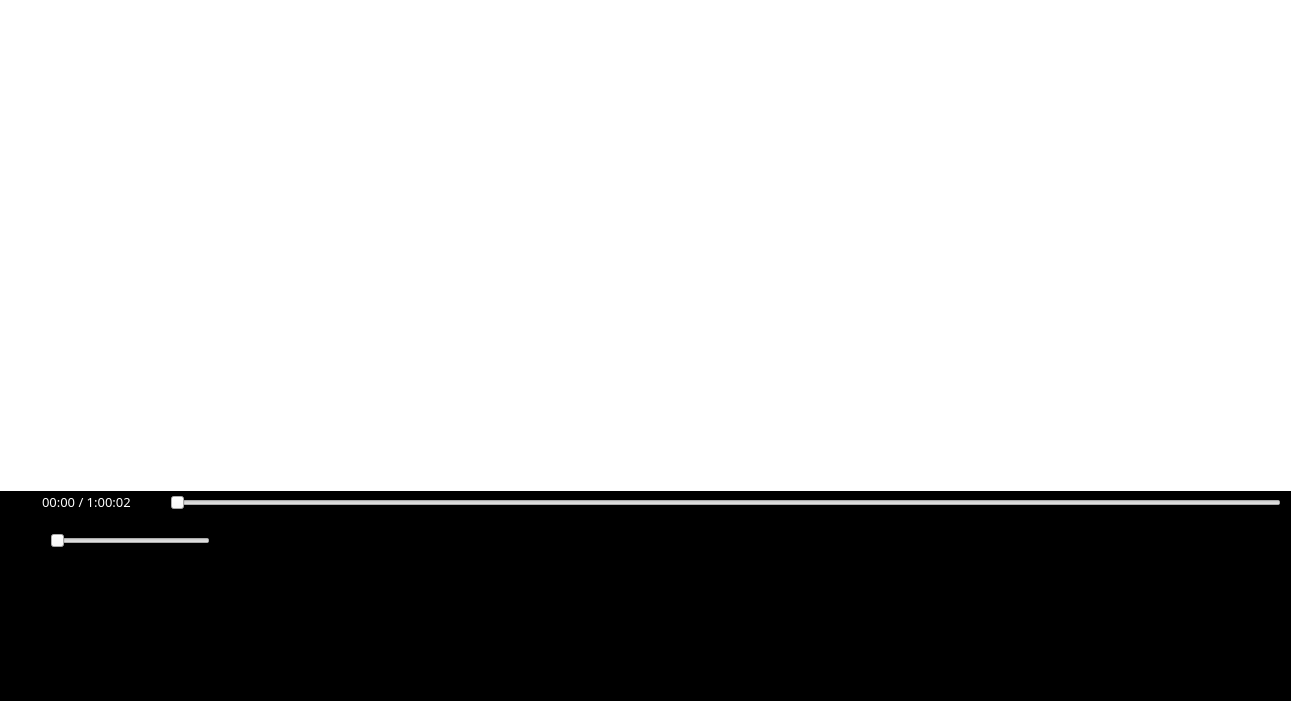
<?xml version="1.0" encoding="UTF-8"?>
<ui version="4.0">
 <class>Form</class>
 <widget class="QWidget" name="Form">
  <property name="geometry">
   <rect>
    <x>0</x>
    <y>0</y>
    <width>1291</width>
    <height>701</height>
   </rect>
  </property>
  <property name="windowTitle">
   <string>Form</string>
  </property>
  <widget class="QLabel" name="label">
   <property name="geometry">
    <rect>
     <x>0</x>
     <y>0</y>
     <width>1291</width>
     <height>491</height>
    </rect>
   </property>
   <property name="styleSheet">
    <string notr="true">background-color: rgb(255, 255, 255);</string>
   </property>
   <property name="text">
    <string/>
   </property>
  </widget>
  <widget class="QPushButton" name="pushButton_9">
   <property name="geometry">
    <rect>
     <x>6</x>
     <y>520</y>
     <width>41</width>
     <height>41</height>
    </rect>
   </property>
   <property name="text">
    <string/>
   </property>
   <property name="icon">
    <iconset>
     <normaloff>../img/volume-up-white-on-black.png</normaloff>../img/volume-up-white-on-black.png</iconset>
   </property>
   <property name="iconSize">
    <size>
     <width>25</width>
     <height>25</height>
    </size>
   </property>
   <property name="flat">
    <bool>true</bool>
   </property>
  </widget>
  <widget class="QSlider" name="horizontalSlider">
   <property name="geometry">
    <rect>
     <x>170</x>
     <y>492</y>
     <width>1111</width>
     <height>22</height>
    </rect>
   </property>
   <property name="styleSheet">
    <string notr="true">/* Progress Bar */
.progress-bar {
  height: 6px;
  background: linear-gradient(to right, #4caf50, #8bc34a);
  border-radius: 5px;
  position: relative;
}

.progress-bar::-webkit-slider-thumb {
  width: 12px;
  height: 12px;
  background: #4caf50;
  border-radius: 50%;
  cursor: pointer;
}

/* Volume Bar */
.volume-bar {
  height: 6px;
  background: linear-gradient(to right, #2196f3, #03a9f4);
  border-radius: 5px;
}

.volume-bar::-webkit-slider-thumb {
  width: 12px;
  height: 12px;
  background: #2196f3;
  border-radius: 50%;
  cursor: pointer;
}

/* Add hover effect */
.progress-bar:hover, .volume-bar:hover {
  opacity: 0.9;
}
</string>
   </property>
   <property name="orientation">
    <enum>Qt::Horizontal</enum>
   </property>
  </widget>
  <widget class="QSlider" name="horizontalSlider_2">
   <property name="geometry">
    <rect>
     <x>50</x>
     <y>530</y>
     <width>160</width>
     <height>22</height>
    </rect>
   </property>
   <property name="styleSheet">
    <string notr="true">/* Progress Bar */
.progress-bar {
  height: 6px;
  background: linear-gradient(to right, #4caf50, #8bc34a);
  border-radius: 5px;
  position: relative;
}

.progress-bar::-webkit-slider-thumb {
  width: 12px;
  height: 12px;
  background: #4caf50;
  border-radius: 50%;
  cursor: pointer;
}

/* Volume Bar */
.volume-bar {
  height: 6px;
  background: linear-gradient(to right, #2196f3, #03a9f4);
  border-radius: 5px;
}

.volume-bar::-webkit-slider-thumb {
  width: 12px;
  height: 12px;
  background: #2196f3;
  border-radius: 50%;
  cursor: pointer;
}

/* Add hover effect */
.progress-bar:hover, .volume-bar:hover {
  opacity: 0.9;
}
</string>
   </property>
   <property name="orientation">
    <enum>Qt::Horizontal</enum>
   </property>
  </widget>
  <widget class="QLineEdit" name="txt_name_14">
   <property name="geometry">
    <rect>
     <x>40</x>
     <y>470</y>
     <width>121</width>
     <height>71</height>
    </rect>
   </property>
   <property name="font">
    <font>
     <family>antipasto</family>
     <pointsize>10</pointsize>
     <italic>false</italic>
     <bold>false</bold>
    </font>
   </property>
   <property name="autoFillBackground">
    <bool>false</bool>
   </property>
   <property name="styleSheet">
    <string notr="true">font: 10pt &quot;antipasto&quot;;
background-color:rgba(0, 0, 0, 0); border:none;
color:rgb(255,255,255);
padding-bottom:7px;
</string>
   </property>
   <property name="text">
    <string>00:00 / 1:00:02</string>
   </property>
   <property name="placeholderText">
    <string>Username</string>
   </property>
  </widget>
  <widget class="QPushButton" name="pushButton_7">
   <property name="geometry">
    <rect>
     <x>11</x>
     <y>490</y>
     <width>31</width>
     <height>29</height>
    </rect>
   </property>
   <property name="text">
    <string/>
   </property>
   <property name="icon">
    <iconset>
     <normaloff>../img/play-button-white-on-black.png</normaloff>../img/play-button-white-on-black.png</iconset>
   </property>
   <property name="flat">
    <bool>true</bool>
   </property>
  </widget>
  <widget class="QLabel" name="label_2">
   <property name="geometry">
    <rect>
     <x>-30</x>
     <y>490</y>
     <width>1321</width>
     <height>211</height>
    </rect>
   </property>
   <property name="styleSheet">
    <string notr="true">background-color: rgb(0, 0, 0);</string>
   </property>
   <property name="text">
    <string/>
   </property>
  </widget>
  <zorder>label_2</zorder>
  <zorder>label</zorder>
  <zorder>pushButton_9</zorder>
  <zorder>horizontalSlider</zorder>
  <zorder>horizontalSlider_2</zorder>
  <zorder>txt_name_14</zorder>
  <zorder>pushButton_7</zorder>
 </widget>
 <resources/>
 <connections/>
</ui>
